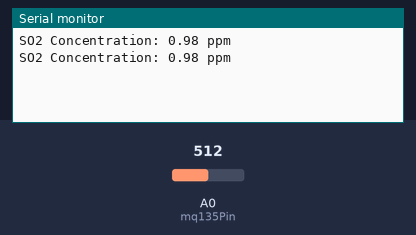
Bench run of a sketch on a simulated Arduino Uno, built with avr-gcc and run on an emulated ATmega328P. On the bench: the last lines printed to the serial monitor. The inputs (shaded band) are chosen by the test bench; at power-on: A0 (mq135Pin) = 512.

Above: at 1.8 s.
1.9 s: A0 (mq135Pin) set to 0
At 2.6 s:
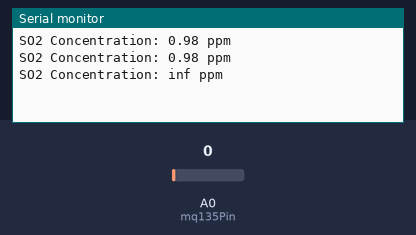
4.5 s: A0 (mq135Pin) set to 122
At 5.8 s:
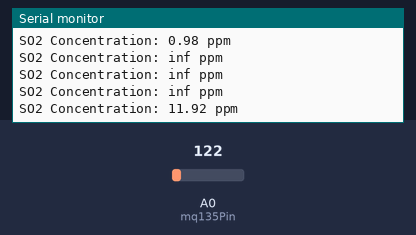

Measured:
- after the input at 1.9 s, the serial monitor: prints a new line after 0.10 s (image 1)
- after the input at 4.5 s, the serial monitor: prints a new line after 0.51 s (image 2)

The sketch:

sensor_SO2.ino
```cpp
//Here is the code to use an MQ135 sensor with an Arduino to measure sulfur dioxide (SO2) levels:
#define RL_VALUE 10.0
#define RO_CLEAN_AIR_FACTOR 9.83

const int mq135Pin = A0;

void setup() {
  Serial.begin(9600);
}

void loop() {
  int sensorValue = analogRead(mq135Pin);
  float rs_ro_ratio = (RL_VALUE * 1.0) / (1023.0 / sensorValue - 1.0);
  float ppm = pow(10, ((log10(rs_ro_ratio) - log10(RO_CLEAN_AIR_FACTOR)) / -0.8));

  Serial.print("SO2 Concentration: ");
  Serial.print(ppm);
  Serial.println(" ppm");
  delay(1000);
}
//The RL_VALUE and RO_CLEAN_AIR_FACTOR constants are used to calculate the resistance of the sensor in clean air, which is then used to calculate the concentration of SO2 in parts per million (ppm). The analogRead function is used to read the analog value from the sensor, which is connected to the A0 pin of the Arduino. The resulting concentration is printed to the serial monitor through the Serial.println function. The delay function is used to pause the program for 1 second between readings.
```
